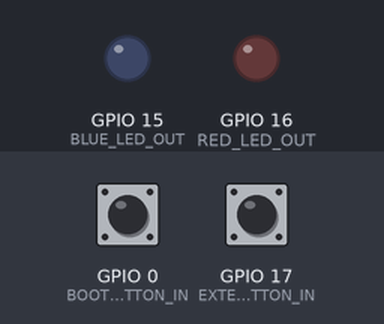
Recording of a program running on a simulated ESP32-S3. On the bench: output pins drawn as LEDs (lit = HIGH). Dashed ring = blinking. Inputs (shaded band) come from the test bench; at power-on: GPIO 0 (BOOT_BUTTON_IN) HIGH, GPIO 17 (EXTERNAL_BUTTON_IN) HIGH. What the program prints to the serial monitor is not drawn.

Above: at 2.2 s.
2.3 s: GPIO 0 (BOOT_BUTTON_IN) pulled LOW for 0.15 s
At 2.55 s:
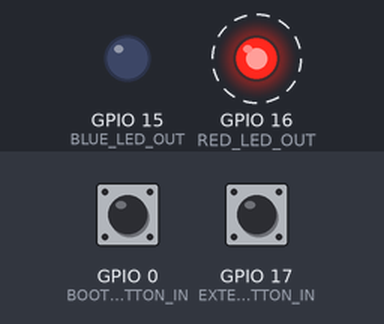
5.3 s: GPIO 17 (EXTERNAL_BUTTON_IN) pulled LOW for 0.15 s
At 5.5 s:
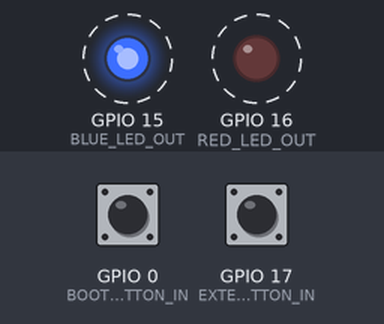
8.3 s: GPIO 0 (BOOT_BUTTON_IN) driven LOW and GPIO 17 (EXTERNAL_BUTTON_IN) driven LOW
At 9.1 s:
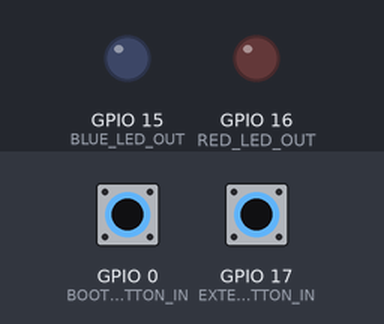
9.8 s: GPIO 0 (BOOT_BUTTON_IN) driven HIGH
At 10.0 s:
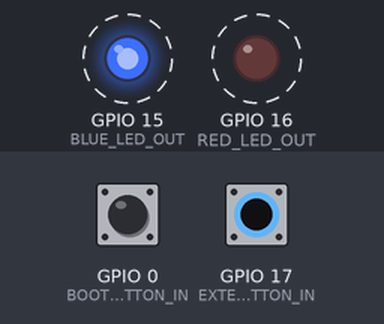
12.8 s: GPIO 0 (BOOT_BUTTON_IN) driven LOW
At 13.7 s:
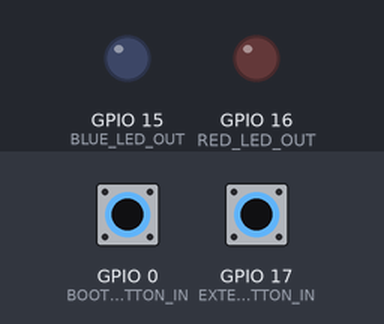
14.3 s: GPIO 17 (EXTERNAL_BUTTON_IN) driven HIGH
At 14.55 s:
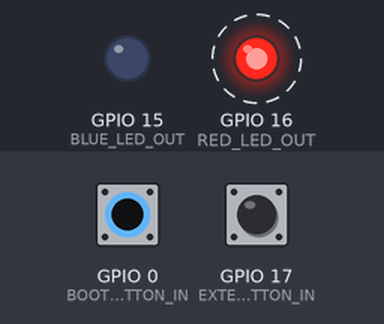
Timing chart, 0 to 18.3 s (numbered marks = the images above; inputs shaded):
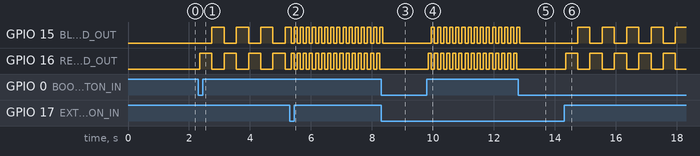

Measured:
- after the input at 2.3 s, GPIO 15 (BLUE_LED_OUT): alternates HIGH for 0.40 s and LOW for 0.40 s, starting after 0.45 s; GPIO 16 (RED_LED_OUT): alternates HIGH for 0.40 s and LOW for 0.40 s, starting after 0.05 s
- after the input at 5.3 s, GPIO 15 (BLUE_LED_OUT), GPIO 16 (RED_LED_OUT): alternates HIGH for 0.10 s and LOW for 0.10 s, starting after 0.05 s
- after the input at 8.3 s, GPIO 15 (BLUE_LED_OUT): goes on until 8.4 s, then stays LOW; GPIO 16 (RED_LED_OUT): stops changing and stays LOW
- after the input at 9.8 s, GPIO 15 (BLUE_LED_OUT): alternates HIGH for 0.10 s and LOW for 0.10 s, starting after 0.15 s; GPIO 16 (RED_LED_OUT): alternates HIGH for 0.10 s and LOW for 0.10 s, starting after 0.05 s
- after the input at 12.8 s, GPIO 15 (BLUE_LED_OUT): goes on until 12.9 s, then stays LOW; GPIO 16 (RED_LED_OUT): stops changing and stays LOW
- after the input at 14.3 s, GPIO 15 (BLUE_LED_OUT): alternates HIGH for 0.40 s and LOW for 0.40 s, starting after 0.45 s; GPIO 16 (RED_LED_OUT): alternates HIGH for 0.40 s and LOW for 0.40 s, starting after 0.05 s

The program:

main.cpp
```cpp
#include <Arduino.h>

#define BOOT_BUTTON_IN      0
#define EXTERNAL_BUTTON_IN  17
#define RED_LED_OUT         16
#define BLUE_LED_OUT        15

#define DEBOUNCE_DELAY       50
#define FAST_BLINK_INTERVAL  100
#define SLOW_BLINK_INTERVAL  400

/*
  Стан LED.
  * MODE_OFF - обидва світлoдіоди вимкнені (це початковий стан; також активується, коли натиснуті обидві кнопки)
    * Ставимо обидва світлoдіоди у LOW, щоб вимкнути їх.
  * MODE_FAST_BLINK - обидва світлoдіоди блимають швидко (активується, коли натиснута лише зовнішня кнопка)
    * Якщо з останнього миготіння пройшло >= FAST_BLINK_INTERVAL мс, перемикаємо стан світлoдіодів (HIGH <-> LOW).
  * MODE_SLOW_BLINK - обидва світлoдіоди блимають повільно (активується, коли натиснута лише кнопка BOOT)
    * Якщо з останнього миготіння пройшло >= SLOW_BLINK_INTERVAL мс, перемикаємо стан світлoдіодів (HIGH <-> LOW).
*/
enum LedState {
  MODE_OFF,
  MODE_FAST_BLINK,
  MODE_SLOW_BLINK,
};
LedState currentLedMode = MODE_OFF;       // Поточний режим миготіння світлодіодів; регулюється комбінацією двох кнопок
unsigned long previousLedUpdateTime = 0;  // Час останнього оновлення стану світлодіодів
int blueLedState = LOW;                   // Поточний стан синього світлодіода: горить (HIGH) або вимкнений (LOW)
int redLedState = LOW;                    // Поточний стан червоного світлодіода: горить (HIGH) або вимкнений (LOW)

// Комбінація кнопок.
enum ButtonCombination {
  COMBO_NONE,           // обидві кнопки не натиснуті (режим світлодіодів не змінюється)
  COMBO_BOOT_ONLY,      // натиснута лише кнопка BOOT (світлoдіоди переходять в повільний режим миготіння)
  COMBO_EXTERNAL_ONLY,  // натиснута лише зовнішня кнопка (світлодіоди переходять в швидкий режим миготіння)
  COMBO_BOTH,           // обидві кнопки натиснуті (світлодіоди вимикаються)
};
ButtonCombination lastRawButtonCombo = COMBO_NONE;  // Остання зафіксована комбінація кнопок
ButtonCombination stableButtonCombo = COMBO_NONE;   // Поточна стабільна комбінація кнопок (з урахуванням брязкоту контактів)
unsigned long lastButtonComboChangeTime = 0;        // Час останньої зміни комбінації кнопок (для реалізації debounce)


void printWithTimestamp(const char* message) {
  Serial.print(millis());
  Serial.print(" ms | ");
  Serial.println(message);
}

/*
  debounce реалізується шляхом оновлення стабільної комбінації кнопок лише тоді, коли з останньої зміни "сирої" комбінації пройшло >= DEBOUNCE_DELAY мс.
  Контроль миготіння реалізується на основі лише стабільної комбінації, а не сирої, щоб уникнути змін через брязкіт контактів кнопок.
*/
ButtonCombination readDebouncedButtonCombination() {
  const bool bootPressedRaw = (digitalRead(BOOT_BUTTON_IN) == LOW);
  const bool externalPressedRaw = (digitalRead(EXTERNAL_BUTTON_IN) == LOW);

  const ButtonCombination rawButtonCombo =
    bootPressedRaw ? (externalPressedRaw ? COMBO_BOTH : COMBO_BOOT_ONLY)
                  : (externalPressedRaw ? COMBO_EXTERNAL_ONLY : COMBO_NONE);

  const unsigned long now = millis();

  if (rawButtonCombo != lastRawButtonCombo) {
    lastRawButtonCombo = rawButtonCombo;
    lastButtonComboChangeTime = now;
  }

  if ((now - lastButtonComboChangeTime) >= DEBOUNCE_DELAY) {
    stableButtonCombo = rawButtonCombo;
  }

  return stableButtonCombo;
}

void setup() {
    Serial.begin(115200);
    delay(1000); // Очікування відкриття монітора порту

    // pull up --> коли кнопка не натиснута, на вході буде HIGH, коли натиснута - LOW
    pinMode(BOOT_BUTTON_IN, INPUT_PULLUP);
    pinMode(EXTERNAL_BUTTON_IN, INPUT_PULLUP);

    pinMode(BLUE_LED_OUT, OUTPUT);
    pinMode(RED_LED_OUT, OUTPUT);

    digitalWrite(BLUE_LED_OUT, LOW);
    digitalWrite(RED_LED_OUT, LOW);

    printWithTimestamp("Setup complete.");
}

void blink(int blink_interval) {
  const unsigned long now = millis();
  if (now - previousLedUpdateTime < blink_interval) {
    return;
  }
  previousLedUpdateTime = now;
  if (blueLedState == LOW && redLedState == LOW) {
    // Якщо обидва світлодіоди вимкнені, то щоб вони чергувались треба спочатку ввімкнути один з них і я обрав синій.
    blueLedState = HIGH;
  }
  blueLedState = blueLedState == LOW ? HIGH : LOW;
  redLedState = redLedState == LOW ? HIGH : LOW;
  digitalWrite(BLUE_LED_OUT, blueLedState);
  digitalWrite(RED_LED_OUT, redLedState);
}

void setLedMode(const ButtonCombination currentCombo) {
  switch (currentCombo) {
    case COMBO_BOTH:
      if (currentLedMode != MODE_OFF) {
        printWithTimestamp("Boot: ✅ External: ✅. Off mode");
      }
      currentLedMode = MODE_OFF;
      return;

    case COMBO_BOOT_ONLY:
      if (currentLedMode != MODE_SLOW_BLINK) {
        printWithTimestamp("Boot: ✅ External: ❌. Slow blink mode");
      }
      currentLedMode = MODE_SLOW_BLINK;
      return;

    case COMBO_EXTERNAL_ONLY:
      if (currentLedMode != MODE_FAST_BLINK) {
        printWithTimestamp("Boot: ❌ External: ✅. Fast blink mode");
      }
      currentLedMode = MODE_FAST_BLINK;
      return;

    case COMBO_NONE:
      return;
  }
}

void applyLedMode() {
  switch (currentLedMode) {
    case MODE_OFF:
      digitalWrite(RED_LED_OUT, LOW);
      digitalWrite(BLUE_LED_OUT, LOW);
      break;
    case MODE_FAST_BLINK:
      blink(FAST_BLINK_INTERVAL);
      break;
    case MODE_SLOW_BLINK:
      blink(SLOW_BLINK_INTERVAL);
      break;
  }
}

void loop() {
  const ButtonCombination currentCombo = readDebouncedButtonCombination();  // Зчитуємо стабільну комбінацію кнопок з урахуванням брязкоту контактів
  setLedMode(currentCombo);  // Визначаємо режим миготіння за комбінацією кнопок
  applyLedMode();            // Миготимо світлодіодами відповідно до поточного режиму
}
```
